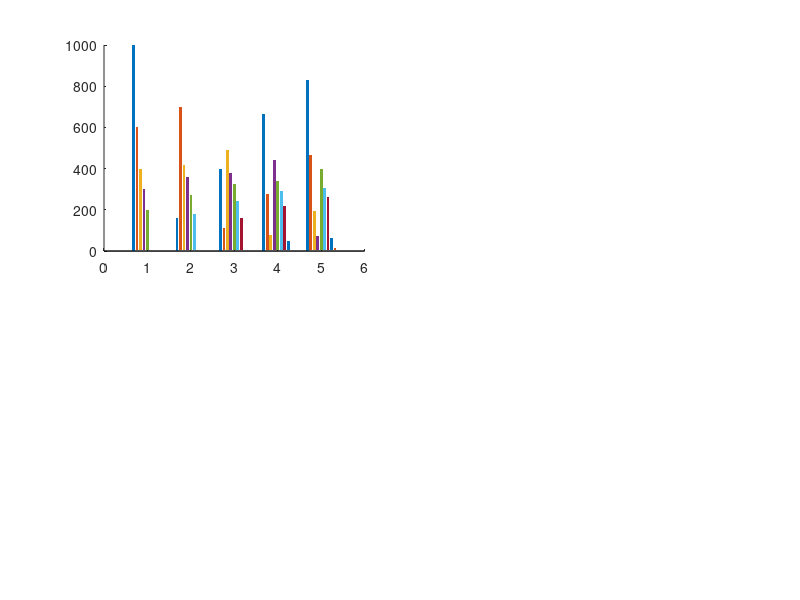

MATLAB code to generate this figure: (Note: this script raises an error after producing the figure.)
function Leslie_projection

% Project Leslie matrices to illustrate their behavior (Fig. 3.5)

% Assemble the matrix (Table 3.2):
F = [0 0 0 0 0.8 1 1 1 0.1]; % fecundity
S = [0.7 0.7 0.9 0.9 0.9 0.9 0.3 0.3]; % survival
Smat = [diag(S), zeros(length(S),1)]; % lower half of matrix
L = [F;Smat];  % the full matrix

% Initial conditions:
N0 = [1000, 600, 400, 300, 200, 0 0 0 0]';

% Project:
T = 61;
N = nan(length(N0),T);
N(:,1) = N0;
for t = 2:T
    N(:,t) = L*N(:,t-1);
end

% Now for a declining population:
L2 = L;
L2(1,5:8) = 0.7;
% Project:
T = 61;
N2 = nan(length(N0),T);
N2(:,1) = N0;
for t = 2:T
    N2(:,t) = L2*N2(:,t-1);
end

% Plot:
figure(1)
clf
set(gcf,'units','cent','position',[10 10 18 15])
Col = 1-repmat(linspace(0.15,1,9)',[1,3]);

subplot(2,2,1)
hold on
b = bar(N(:,1:5)','grouped','edgecolor','none');
for i = 1:length(b)
    b(i).FaceColor=Col(i,:);
end
set(gca,'xtick',1:5,'xticklabel',0:4,'ytick',0:200:1000)
set(gca,'tickdir','out','ticklength',[0.02 0.02])
set(gca,'ylim',[0 1010])
    

subplot(2,2,2)
hold on
b=bar(N(:,:)','stacked','edgecolor','none');
xlim([0 T])
for i = 1:length(b)
    b(i).FaceColor=Col(i,:);
end
set(gca,'xtick',(0:20:60)+1,'xticklabel',0:20:60,'ytick',0:2000:10000)
set(gca,'tickdir','out','ticklength',[0.02 0.02])
set(gca,'ylim',[0 6000],'xlim',[1 61])

subplot(2,2,3)
hold on
b=bar(N2(:,1:5)','grouped','edgecolor','none');
for i = 1:length(b)
    b(i).FaceColor=Col(i,:);
end
set(gca,'xtick',1:5,'xticklabel',0:4,'ytick',0:200:1000)
set(gca,'tickdir','out','ticklength',[0.02 0.02])
set(gca,'ylim',[0 1010])

subplot(2,2,4)
hold on
b=bar(N2(:,:)','stacked','edgecolor','none');
for i = 1:length(b)
    b(i).FaceColor=Col(i,:);
end
xlim([0 T])
set(gca,'xtick',(0:20:60)+1,'xticklabel',0:20:60,'ytick',0:1000:5000)
set(gca,'tickdir','out','ticklength',[0.02 0.02])
set(gca,'ylim',[0 2600],'xlim',[1 61])

max(eig(L))
max(eig(L2))
